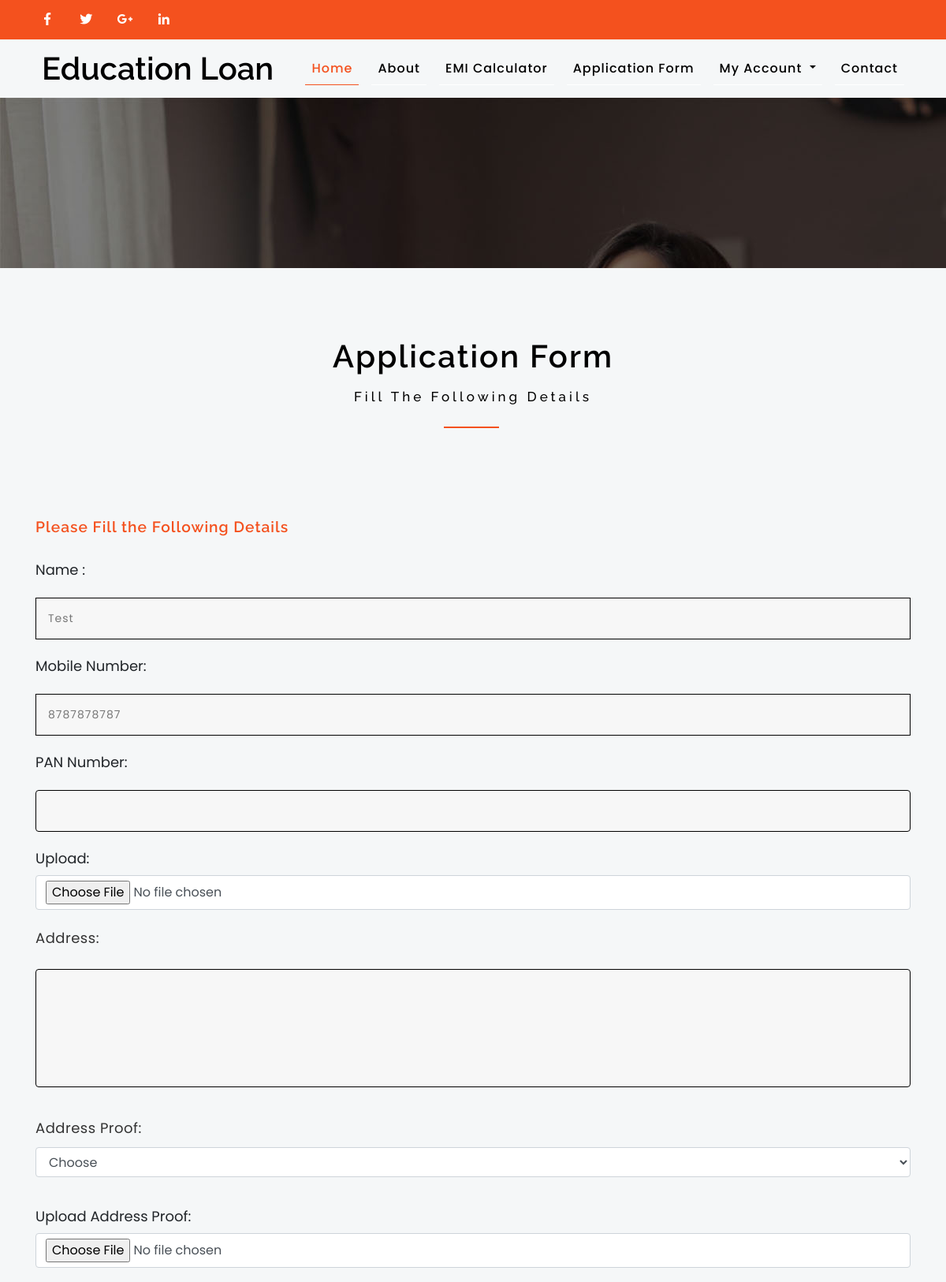
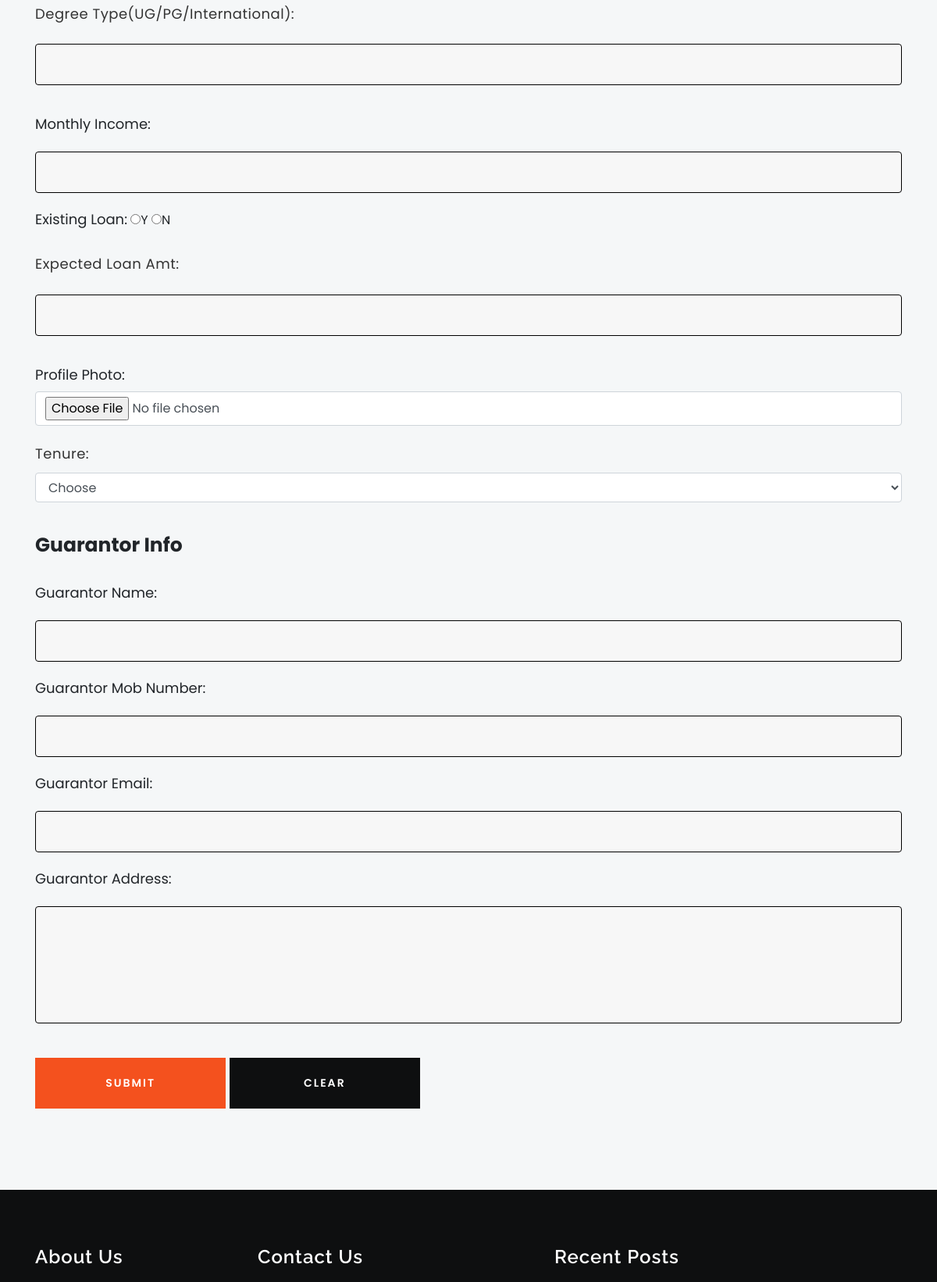
The page /application-form.php (signed in, upper part) on the database its author committed (2 pictures, top to bottom).
### tables this page shows
CREATE TABLE `tbluser` (
  `ID` int(10) NOT NULL,
  `FullName` varchar(200) DEFAULT NULL,
  `MobileNumber` bigint(10) DEFAULT NULL,
  `Password` varchar(200) DEFAULT NULL,
  `RegDate` timestamp NULL DEFAULT current_timestamp()
);

CREATE TABLE `tblpage` (
  `ID` int(10) NOT NULL,
  `PageType` varchar(200) DEFAULT NULL,
  `PageTitle` mediumtext DEFAULT NULL,
  `PageDescription` mediumtext DEFAULT NULL,
  `Email` varchar(200) DEFAULT NULL,
  `MobileNumber` bigint(10) DEFAULT NULL,
  `UpdationDate` date DEFAULT NULL
);

### application-form.php (the view, shortened to what this page needs)
<?php
include('includes/dbconnection.php');
?>
<!DOCTYPE HTML>
<html lang="zxx">
<head>
	<link href="css/bootstrap.css" rel='stylesheet' type='text/css' />
	<link href="css/style.css" rel='stylesheet' type='text/css' />
	<link href="css/fontawesome-all.min.css" rel="stylesheet">
</head>
<body>
	<?php include_once('includes/header.php');?>
	<section class="banner-1">
	</section>
	<section class="contact py-5">
		<div class="container py-md-4 mt-md-3">
			<h2 class="heading-agileinfo">Application Form<span>Fill the following details</span></h2>
			<div class="inner-sec-w3layouts-agileinfo mt-md-5 pt-5">
				<div class="contact_grid_right mt-5">
					<h6>Please Fill the Following Details</h6>
					<form method="post" enctype="multipart/form-data">
						<div class="contact_left_grid">
						<?php
$uid=$_SESSION['hlmsuid'];
$sql="SELECT * from  tbluser where ID=:uid";
$query = $dbh -> prepare($sql);
$query->bindParam(':uid',$uid,PDO::PARAM_STR);
$query->execute();
$results=$query->fetchAll(PDO::FETCH_OBJ);
$cnt=1;
if($query->rowCount() > 0)
{
foreach($results as $row)
{               ?>
						<label style="font-size: 18px;">Name :</label>
					 <input value="<?php  echo $row->FullName;?>" name="fname" type="text" tabindex="1" required='true'>
					 <label style="font-size: 18px;padding-top: 20px;">Mobile Number:</label>
					 <input type="text" tabindex="3" required='true' maxlength="10" pattern="[0-9]+" value="<?php  echo $row->MobileNumber;?>" name="mobno"><?php $cnt=$cnt+1;}} ?>
					 <label style="font-size: 18px;padding-top: 20px;">PAN Number:</label>
					 <input type="text" name="pannum" required="true" class="form-control" />
							<label style="font-size: 18px;padding-top: 20px;">Upload:</label>
					 <input type="file" name="pccopy" required="true" class="form-control"/>
					 <p><label style="font-size: 18px;padding-top: 20px;">Address:</label>
					 <textarea class="form-control" name="address" required="true" /></textarea></p>
					 <p><label style="font-size: 18px;padding-top: 20px;">Address Proof:</label>
					 <select class="form-control" name="addressproofdoc" required="true">
					 <option value="">Choose</option>
					 <option value="Other">Other(any other govt issue doc)</option></select></p>
					 <label style="font-size: 18px;padding-top: 20px;">Upload Address Proof:</label>
					 <input type="file" name="uaddproof" required="true" class="form-control" />
					 <p><label style="font-size: 18px;padding-top: 20px;">Degree Type(UG/PG/International):</label>
					 <input type="text" name="sertype" required="true" class="form-control" /></p>
					 <label style="font-size: 18px;padding-top: 20px;">Monthly Income:</label>
					 <input type="text" name="monthlyincome" required="true" class="form-control"/>
					 <label style="font-size: 18px;padding-top: 20px;">Existing Loan:</label>
					 <input type="radio" name="exloan" required="true" value="Yes" />Y
					 <input type="radio" name="exloan" required="true" value="No"/>N
					 <p><label style="font-size: 18px;padding-top: 20px;">Expected Loan Amt:</label>
					 <input type="text" class="form-control" name="explamt" required="true" /></p>
					 <label style="font-size: 18px;padding-top: 20px;">Profile Photo:</label>
					 <input type="file" class="form-control" name="profile" required="true" />
					 <p><label style="font-size: 18px;padding-top: 20px;">Tenure:</label>
					 <select name="tenure" class="form-control" required="true">
					 <option value="">Choose</option>
					   <option value="20 yrs">12 yrs</option></select></p>
					    <label style="font-size: 25px;padding-top: 20px;font-weight: bold;">Guarantor Info</label><br>
					    <label style="font-size: 18px;padding-top: 20px;">Guarantor Name:</label>
					 <input type="text" name="gname" required="true" class="form-control" />
					    <label style="font-size: 18px;padding-top: 20px;">Guarantor Mob Number:</label>
					 <input type="text" name="gmobnum" required="true" class="form-control" />
					 <label style="font-size: 18px;padding-top: 20px;">Guarantor Email:</label>
					 <input type="text" name="gemail" required="true" class="form-control" />
					 <label style="font-size: 18px;padding-top: 20px;">Guarantor Address:</label>
					 <textarea class="form-control" name="gaddress" required="true" /></textarea>
							<p style="padding-top: 30px;">
							<input type="submit" value="Submit" name="submit">
							<input type="reset" value="Clear"></p>
						</div>
					</form>
				</div>
			</div>
		</div>
	</section>
<?php include_once('includes/footer.php');?>
</body>
</html>

### includes/footer.php (shortened to what this page needs)
    <footer>
        <div class="container py-md-4 mt-md-3">
            <div class="row footer-top-w3layouts-agile py-5">
                <div class="col-lg-3 col-md-6 col-sm-6 footer-grid">
                    <?php
$sql="SELECT * from tblpage where PageType='aboutus'";
$query = $dbh -> prepare($sql);
$query->execute();
$results=$query->fetchAll(PDO::FETCH_OBJ);
$cnt=1;
if($query->rowCount() > 0)
{
foreach($results as $row)
{               ?>
                    <div class="footer-title">
                        <h3><?php  echo htmlentities($row->PageTitle);?></h3>
                    </div>
                <?php $cnt=$cnt+1;}} ?></div>
                <div class="col-lg-4 col-md-6 col-sm-6 footer-grid">
                    <?php
$sql="SELECT * from tblpage where PageType='contactus'";
$query = $dbh -> prepare($sql);
$query->execute();
$results=$query->fetchAll(PDO::FETCH_OBJ);
$cnt=1;
if($query->rowCount() > 0)
{
foreach($results as $row)
{               ?>
<div class="footer-title">
                        <h3><?php  echo htmlentities($row->PageTitle);?></h3>
                    </div>
                <?php $cnt=$cnt+1;}} ?></div>
                <div class="col-lg-4 col-md-6 col-sm-6 footer-grid">
                    <div class="footer-title">
                    <h3>Recent Posts</h3>
                    </div>
                </div>
            </div>
        </div>
    </footer>

### css/style.css (style rules this page uses)
html, body { font-family: 'Poppins', sans-serif; font-size: 100%; overflow-x: hidden; background:#f5f7f8; }
h1, h2, h3, h4, h5, h6 { margin: 0; font-weight: 600; font-family: 'Raleway', sans-serif; }
p { line-height: 1.8; font-size: 15px; color: #333; letter-spacing: 0.5px; }
.heading-agileinfo { font-weight: 600; letter-spacing: 2px; font-size: 40px; text-align: center; color: #000; text-transform: capitalize; position: relative; margin-top: 0; }
.heading-agileinfo span { display: block; font-size: 17px!important; margin-top: 1em; letter-spacing: 4px; text-transform: capitalize; color: #000000; font-weight: 500; }
.heading-agileinfo span:after { content: ''; background:#f4511e; height: 2px; width: 70px; position: absolute; top: 132%; right: 47%; }
footer { background-color: #0e0f10; }
footer h3 { font-size: 1.5em; color: #ffffff; margin-bottom: 20px; letter-spacing: 1px; }
.banner-1 { background: url(../images/bg2.jpg)no-repeat; height: 18vw; }
.contact_grid_right { width: 100%; }
.contact_grid_right input[type="text"], .contact_grid_right input[type="email"], .contact_grid_right textarea { outline: none; padding: 15px 15px; font-size: 14px; color: #777; background: #f7f7f7; width: 100%; letter-spacing: 1px; border: 1px solid #000; margin-top: 1em; }
.contact_grid_right input[type="text"]:nth-child(2), .contact_grid_right input[type="email"] { margin: 1em 0 0; border:solid #000 1px; }
.contact_grid_right textarea { min-height: 150px; margin: 1em 0em; resize: none; }
.contact_grid_right input[type="submit"], .contact_grid_right input[type="reset"] { outline: none; padding: 20px 0; font-size: 14px; color: #fff; background: #0e0f10; width: 22%; border: none; letter-spacing: 2px; text-transform: uppercase; -webkit-transition: 0.5s all; -moz-transition: 0.5s all; -o-transition: 0.5s all; -ms-transition: 0.5s all; transition: 0.5s all; font-weight:600; cursor: pointer; }
.contact_grid_right input[type="submit"], .contact_grid_right input[type="reset"]:hover { background-color: #f4511e; }
.contact_grid_right h6, .contact-left h6 { font-size: 1.2em; color: #f4511e; margin-bottom: 1.5em; letter-spacing: 1px; font-weight: 600; }

### rows shown on the page
tbluser: fname "Test", mobno "8787878787"
tblpage: PageTitle "About Us"
tblpage: PageTitle "Contact Us"
